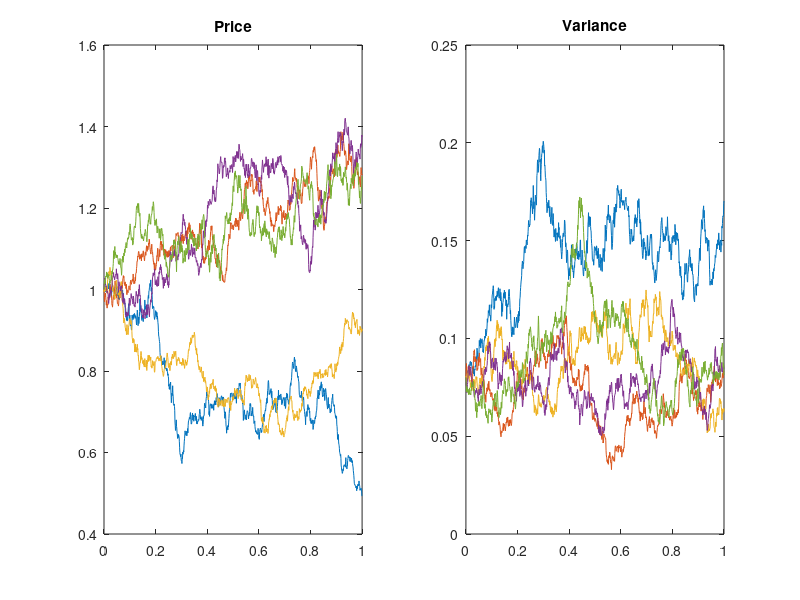

Reproduce this figure in MATLAB. (Note: this script raises an error after producing the figure.)
% Exercise 1:
close all; clear;

%% a) Path simulation.
% Problem parameters:
k = 3; theta = 0.1; sigma = 0.25; rho = -0.8;
v0 = 0.08; S0 = 1; r = 0.02; q = 0;

% Discretization parameters:
T = 1; %time horizon one year.
% Number of simulated paths:
Nsim = 5;

% Number of time steps for each path:
Nsteps = 1000;

% Initial setup:
dt = T/Nsteps;
t = linspace(0,T,Nsteps+1);
S = zeros(Nsim, Nsteps+1);
v = S;
S(:,1) = S0;
v(:,1) = v0;

% Mean and covariance matrix of [Zs, Zv].
mu = [0;0];
VC = [1 rho; rho 1];


%% MC simulation of the two processes:
for i = 1:Nsteps
    % simulation of Z:
    Z = mvnrnd(mu, VC, Nsim);
    
    % Update steps:
    S(:,i+1) = S(:,i).*(1 + r*dt + sqrt(dt*v(:,i)).*Z(:,1));
    v(:,i+1) = max(v(:,i),0) + k*(theta - max(v(:,i),0))*dt + ...
        sigma*sqrt(dt*max(v(:,i),0)).*Z(:,2);
end

% Graphical representation:
figure; hold on
subplot(1,2,1); plot(t,S); title('Price');
subplot(1,2,2); plot(t,v); title('Variance');
                    
%% a1) Alternative simulation: Andersen. (useful also for Monte Carlo).


%% b) Put and call pricing with Monte Carlo:
% Strike price:
K = 1.1;

%% Simulation of the paths:
Nsim = 10e4;

S = zeros(Nsim, Nsteps+1);
v = S;
S(:,1) = S0;
v(:,1) = v0;
for i = 1:Nsteps
    % simulation of Z:
    Z = mvnrnd(mu, VC, Nsim);
    
    % Update steps:
    S(:,i+1) = S(:,i).*(1 + r*dt + sqrt(dt*v(:,i)).*Z(:,1));
    v(:,i+1) = max(v(:,i),0) + k*(theta - max(v(:,i),0))*dt + ...
        sigma*sqrt(dt*max(v(:,i),0)).*Z(:,2);
end

% Check the correct hypothesis of Q risk neutral:
[Check,~,Conf_int_Check]=normfit(S(:,end)*exp(-r*T)-S0);

% Call price:
[call_price,~,CI_call]=normfit(exp(-r*T)*...
    max(S(:,end)-K,0))

% Put price:
[put_price,~,CI_put]=normfit(exp(-r*T)*...
    max(K - S(:,end),0))


%% c) Pricing with Characteristic Function:

%% First try: maybe slow, first code in Rouah 2013.
% Problem: which value of lambda should I pass to the function????
FlagPut = 0;

% Let's try with lambda 0.
lambda = 0;
Trap = 0;
Lphi = 0.00001;
Uphi = 50;
dphi = 0.001;
tic;
y = HestonPrice(FlagPut,k,theta,sigma,...
    rho,v0,S0,K,T,r,q,lambda,Trap,Lphi,Uphi,dphi);

toc;
% It works! amazing!

% Let's try with the "consolidated technique" as in Rouah and let's see if
% it saves computational time.
tic;
y1 = HestonPriceConsol(FlagPut,k,theta,sigma,...
    rho,v0,S0,K,T,r,q,lambda,Trap,Lphi,Uphi,dphi);
toc;
% This method is faster of about 20%. 0.4 seconds compared to 0.5.
% Surely the FFT is going to be even faster.


%% Carr Madan (with and without damping factor).

format long
% Parameters:
N = 32;
M = 200;

tic
yTR = HestonPriceCarrMadan('call',k,theta,sigma,...
    rho,v0,S0,K,T,r,q,M,N,'Schoutens','TR')
toc

tic
yGL = HestonPriceCarrMadan('call',k,theta,sigma,...
    rho,v0,S0,K,T,r,q,M,N,'Schoutens','GL')
toc
% The two different forms of characteristic function give the same result.
